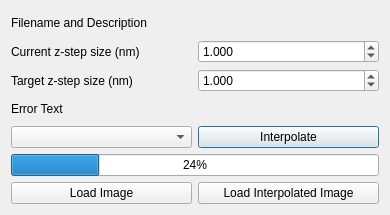
<?xml version="1.0" encoding="UTF-8"?>
<ui version="4.0">
 <class>Dialog</class>
 <widget class="QDialog" name="Dialog">
  <property name="geometry">
   <rect>
    <x>0</x>
    <y>0</y>
    <width>390</width>
    <height>215</height>
   </rect>
  </property>
  <property name="windowTitle">
   <string>Dialog</string>
  </property>
  <layout class="QGridLayout" name="gridLayout">
   <item row="2" column="1">
    <widget class="QDoubleSpinBox" name="doubleSpinBox_target_step_size">
     <property name="decimals">
      <number>3</number>
     </property>
     <property name="maximum">
      <double>1000.000000000000000</double>
     </property>
     <property name="value">
      <double>1.000000000000000</double>
     </property>
    </widget>
   </item>
   <item row="3" column="0" colspan="2">
    <widget class="QLabel" name="label_error_text">
     <property name="text">
      <string>Error Text</string>
     </property>
    </widget>
   </item>
   <item row="4" column="0">
    <widget class="QComboBox" name="comboBox_interpolation_method">
     <property name="autoFillBackground">
      <bool>false</bool>
     </property>
     <property name="placeholderText">
      <string>Interpolation Method</string>
     </property>
    </widget>
   </item>
   <item row="6" column="0" colspan="2">
    <widget class="QProgressBar" name="progressBar_interpolation">
     <property name="value">
      <number>24</number>
     </property>
    </widget>
   </item>
   <item row="2" column="0">
    <widget class="QLabel" name="label_target_step_size">
     <property name="text">
      <string>Target z-step size (nm)</string>
     </property>
    </widget>
   </item>
   <item row="0" column="0" colspan="2">
    <widget class="QLabel" name="label_description">
     <property name="text">
      <string>Filename and Description</string>
     </property>
    </widget>
   </item>
   <item row="1" column="1">
    <widget class="QDoubleSpinBox" name="doubleSpinBox_current_step_size">
     <property name="decimals">
      <number>3</number>
     </property>
     <property name="maximum">
      <double>1000.000000000000000</double>
     </property>
     <property name="value">
      <double>1.000000000000000</double>
     </property>
    </widget>
   </item>
   <item row="1" column="0">
    <widget class="QLabel" name="label_current_step_size">
     <property name="text">
      <string>Current z-step size (nm)</string>
     </property>
    </widget>
   </item>
   <item row="4" column="1">
    <widget class="QPushButton" name="pushButton_interpolate">
     <property name="text">
      <string>Interpolate</string>
     </property>
     <property name="autoDefault">
      <bool>true</bool>
     </property>
     <property name="default">
      <bool>false</bool>
     </property>
     <property name="flat">
      <bool>false</bool>
     </property>
    </widget>
   </item>
   <item row="7" column="0">
    <widget class="QPushButton" name="pushButton_load_image">
     <property name="text">
      <string>Load Image</string>
     </property>
    </widget>
   </item>
   <item row="7" column="1">
    <widget class="QPushButton" name="pushButton_load_interpolated_image">
     <property name="text">
      <string>Load Interpolated Image</string>
     </property>
    </widget>
   </item>
  </layout>
 </widget>
 <resources/>
 <connections/>
</ui>
